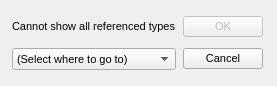
<ui version="4.0" >
 <author></author>
 <comment></comment>
 <exportmacro></exportmacro>
 <class>IDD_GotoDeclSel</class>
 <widget class="QDialog" name="IDD_GotoDeclSel" >
  <property name="geometry" >
   <rect>
    <x>0</x>
    <y>0</y>
    <width>277</width>
    <height>86</height>
   </rect>
  </property>
  <property name="font" >
   <font>
    <family>MS Shell Dlg</family>
    <pointsize>8</pointsize>
    <weight>50</weight>
    <italic>false</italic>
    <bold>false</bold>
    <underline>false</underline>
    <strikeout>false</strikeout>
   </font>
  </property>
  <property name="windowTitle" >
   <string>Goto</string>
  </property>
  <layout class="QGridLayout" >
   <property name="margin" >
    <number>11</number>
   </property>
   <property name="spacing" >
    <number>6</number>
   </property>
   <item row="1" column="0" >
    <widget class="QComboBox" name="GotoCombo" >
     <item>
      <property name="text" >
       <string>(Select where to go to)</string>
      </property>
     </item>
    </widget>
   </item>
   <item row="0" column="0" >
    <widget class="QLabel" name="IDC_STATIC_NotAllRefs" >
     <property name="enabled" >
      <bool>true</bool>
     </property>
     <property name="sizePolicy" >
      <sizepolicy>
       <hsizetype>0</hsizetype>
       <vsizetype>0</vsizetype>
       <horstretch>0</horstretch>
       <verstretch>0</verstretch>
      </sizepolicy>
     </property>
     <property name="minimumSize" >
      <size>
       <width>1</width>
       <height>0</height>
      </size>
     </property>
     <property name="focusPolicy" >
      <enum>Qt::NoFocus</enum>
     </property>
     <property name="text" >
      <string>Cannot show all referenced types</string>
     </property>
     <property name="alignment" >
      <set>Qt::AlignLeading|Qt::AlignLeft|Qt::AlignTop</set>
     </property>
    </widget>
   </item>
   <item row="0" column="1" >
    <widget class="QPushButton" name="ID_OK" >
     <property name="enabled" >
      <bool>false</bool>
     </property>
     <property name="sizePolicy" >
      <sizepolicy>
       <hsizetype>0</hsizetype>
       <vsizetype>0</vsizetype>
       <horstretch>0</horstretch>
       <verstretch>0</verstretch>
      </sizepolicy>
     </property>
     <property name="minimumSize" >
      <size>
       <width>1</width>
       <height>0</height>
      </size>
     </property>
     <property name="text" >
      <string>OK</string>
     </property>
    </widget>
   </item>
   <item row="1" column="1" >
    <widget class="QPushButton" name="ID_CANCEL" >
     <property name="sizePolicy" >
      <sizepolicy>
       <hsizetype>0</hsizetype>
       <vsizetype>0</vsizetype>
       <horstretch>0</horstretch>
       <verstretch>0</verstretch>
      </sizepolicy>
     </property>
     <property name="minimumSize" >
      <size>
       <width>1</width>
       <height>0</height>
      </size>
     </property>
     <property name="text" >
      <string>Cancel</string>
     </property>
    </widget>
   </item>
  </layout>
 </widget>
 <layoutdefault spacing="6" margin="11" />
 <pixmapfunction></pixmapfunction>
 <resources/>
 <connections/>
</ui>
